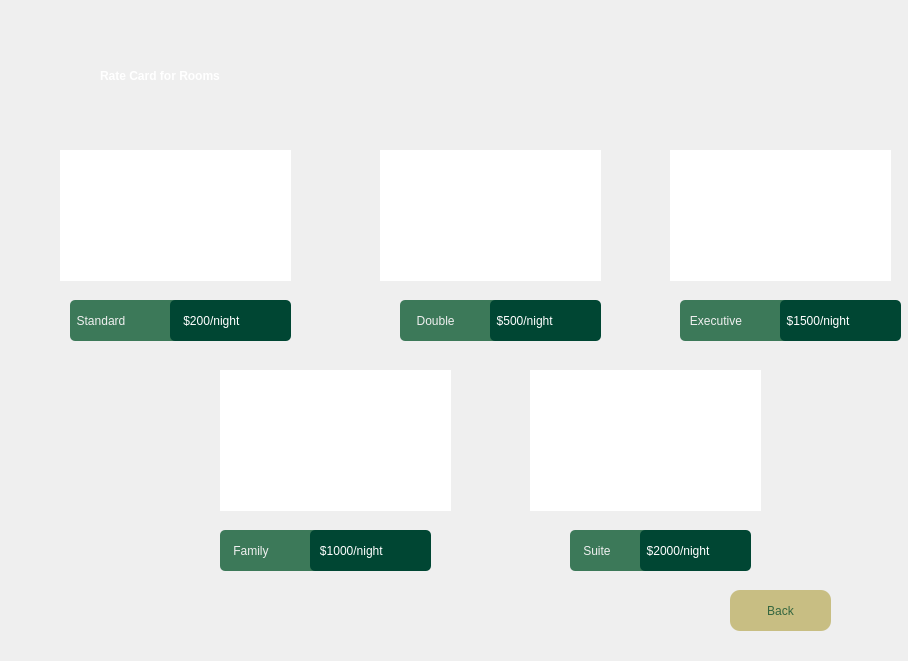
<?xml version="1.0" encoding="UTF-8"?>
<ui version="4.0">
 <class>Dialog</class>
 <widget class="QDialog" name="Dialog">
  <property name="geometry">
   <rect>
    <x>0</x>
    <y>0</y>
    <width>908</width>
    <height>661</height>
   </rect>
  </property>
  <property name="windowTitle">
   <string>Dialog</string>
  </property>
  <widget class="QLabel" name="label">
   <property name="geometry">
    <rect>
     <x>60</x>
     <y>150</y>
     <width>231</width>
     <height>131</height>
    </rect>
   </property>
   <property name="styleSheet">
    <string notr="true">background-color:rgb(255, 255, 255);
border: 2px solid white;
</string>
   </property>
   <property name="text">
    <string/>
   </property>
   <property name="pixmap">
    <pixmap>Standard.jpg</pixmap>
   </property>
   <property name="scaledContents">
    <bool>true</bool>
   </property>
  </widget>
  <widget class="QLabel" name="label_2">
   <property name="geometry">
    <rect>
     <x>380</x>
     <y>150</y>
     <width>221</width>
     <height>131</height>
    </rect>
   </property>
   <property name="styleSheet">
    <string notr="true">background-color:rgb(255, 255, 255);
border: 2px solid white;
</string>
   </property>
   <property name="text">
    <string/>
   </property>
   <property name="pixmap">
    <pixmap>Double.jpg</pixmap>
   </property>
   <property name="scaledContents">
    <bool>true</bool>
   </property>
  </widget>
  <widget class="QLabel" name="label_3">
   <property name="geometry">
    <rect>
     <x>220</x>
     <y>370</y>
     <width>231</width>
     <height>141</height>
    </rect>
   </property>
   <property name="styleSheet">
    <string notr="true">background-color:rgb(255, 255, 255);
border: 2px solid white;
</string>
   </property>
   <property name="text">
    <string/>
   </property>
   <property name="pixmap">
    <pixmap>Family.webp</pixmap>
   </property>
   <property name="scaledContents">
    <bool>true</bool>
   </property>
  </widget>
  <widget class="QLabel" name="label_4">
   <property name="geometry">
    <rect>
     <x>670</x>
     <y>150</y>
     <width>221</width>
     <height>131</height>
    </rect>
   </property>
   <property name="styleSheet">
    <string notr="true">background-color:rgb(255, 255, 255);
border: 2px solid white;
</string>
   </property>
   <property name="text">
    <string/>
   </property>
   <property name="pixmap">
    <pixmap>Executive.jpg</pixmap>
   </property>
   <property name="scaledContents">
    <bool>true</bool>
   </property>
  </widget>
  <widget class="QLabel" name="label_5">
   <property name="geometry">
    <rect>
     <x>530</x>
     <y>370</y>
     <width>231</width>
     <height>141</height>
    </rect>
   </property>
   <property name="styleSheet">
    <string notr="true">background-color:rgb(255, 255, 255);
border: 2px solid white;
</string>
   </property>
   <property name="text">
    <string/>
   </property>
   <property name="pixmap">
    <pixmap>Suite.jpg</pixmap>
   </property>
   <property name="scaledContents">
    <bool>true</bool>
   </property>
  </widget>
  <widget class="QLabel" name="label_6">
   <property name="geometry">
    <rect>
     <x>70</x>
     <y>300</y>
     <width>111</width>
     <height>41</height>
    </rect>
   </property>
   <property name="styleSheet">
    <string notr="true">border-radius: 5px;
font: 75 12pt &quot;Segoe Print&quot;;
background-color: rgb(60, 121, 89);
color: rgb(240, 240, 240);
font: 12pt &quot;Algerian&quot;;

</string>
   </property>
   <property name="text">
    <string>  Standard</string>
   </property>
  </widget>
  <widget class="QLabel" name="label_7">
   <property name="geometry">
    <rect>
     <x>400</x>
     <y>300</y>
     <width>131</width>
     <height>41</height>
    </rect>
   </property>
   <property name="styleSheet">
    <string notr="true">border-radius: 5px;
font: 75 12pt &quot;Segoe Print&quot;;
background-color: rgb(60, 121, 89);
color: rgb(240, 240, 240);
font: 12pt &quot;Algerian&quot;;
</string>
   </property>
   <property name="text">
    <string>     Double</string>
   </property>
  </widget>
  <widget class="QLabel" name="label_8">
   <property name="geometry">
    <rect>
     <x>220</x>
     <y>530</y>
     <width>111</width>
     <height>41</height>
    </rect>
   </property>
   <property name="styleSheet">
    <string notr="true">border-radius: 5px;
font: 75 12pt &quot;Segoe Print&quot;;
background-color: rgb(60, 121, 89);
color: rgb(240, 240, 240);
font: 12pt &quot;Algerian&quot;;

</string>
   </property>
   <property name="text">
    <string>    Family</string>
   </property>
  </widget>
  <widget class="QLabel" name="label_9">
   <property name="geometry">
    <rect>
     <x>680</x>
     <y>300</y>
     <width>121</width>
     <height>41</height>
    </rect>
   </property>
   <property name="styleSheet">
    <string notr="true">border-radius: 5px;
font: 75 12pt &quot;Segoe Print&quot;;
background-color: rgb(60, 121, 89);
color: rgb(240, 240, 240);
font: 12pt &quot;Algerian&quot;;</string>
   </property>
   <property name="text">
    <string>   Executive</string>
   </property>
  </widget>
  <widget class="QLabel" name="label_10">
   <property name="geometry">
    <rect>
     <x>570</x>
     <y>530</y>
     <width>91</width>
     <height>41</height>
    </rect>
   </property>
   <property name="styleSheet">
    <string notr="true">border-radius: 5px;
font: 75 12pt &quot;Segoe Print&quot;;
background-color: rgb(60, 121, 89);
color: rgb(240, 240, 240);
font: 12pt &quot;Algerian&quot;;</string>
   </property>
   <property name="text">
    <string>    Suite</string>
   </property>
  </widget>
  <widget class="QLabel" name="label_11">
   <property name="geometry">
    <rect>
     <x>170</x>
     <y>300</y>
     <width>121</width>
     <height>41</height>
    </rect>
   </property>
   <property name="styleSheet">
    <string notr="true">
font: 12pt &quot;Algerian&quot;;
background-color: rgb(0, 70, 51);
color: rgb(255, 255, 255);
border-radius: 5px;
</string>
   </property>
   <property name="text">
    <string>    $200/night</string>
   </property>
  </widget>
  <widget class="QLabel" name="label_12">
   <property name="geometry">
    <rect>
     <x>490</x>
     <y>300</y>
     <width>111</width>
     <height>41</height>
    </rect>
   </property>
   <property name="styleSheet">
    <string notr="true">
font: 12pt &quot;Algerian&quot;;
background-color: rgb(0, 70, 51);
color: rgb(255, 255, 255);
border-radius: 5px;

</string>
   </property>
   <property name="text">
    <string>  $500/night</string>
   </property>
  </widget>
  <widget class="QLabel" name="label_13">
   <property name="geometry">
    <rect>
     <x>310</x>
     <y>530</y>
     <width>121</width>
     <height>41</height>
    </rect>
   </property>
   <property name="styleSheet">
    <string notr="true">
font: 12pt &quot;Algerian&quot;;
background-color: rgb(0, 70, 51);
color: rgb(255, 255, 255);
border-radius: 5px;

</string>
   </property>
   <property name="text">
    <string>   $1000/night</string>
   </property>
  </widget>
  <widget class="QLabel" name="label_14">
   <property name="geometry">
    <rect>
     <x>780</x>
     <y>300</y>
     <width>121</width>
     <height>41</height>
    </rect>
   </property>
   <property name="styleSheet">
    <string notr="true">
font: 12pt &quot;Algerian&quot;;
background-color: rgb(0, 70, 51);
color: rgb(255, 255, 255);
border-radius: 5px;
</string>
   </property>
   <property name="text">
    <string>  $1500/night</string>
   </property>
  </widget>
  <widget class="QLabel" name="label_15">
   <property name="geometry">
    <rect>
     <x>640</x>
     <y>530</y>
     <width>111</width>
     <height>41</height>
    </rect>
   </property>
   <property name="styleSheet">
    <string notr="true">
font: 12pt &quot;Algerian&quot;;
background-color: rgb(0, 70, 51);
color: rgb(255, 255, 255);
border-radius: 5px;
</string>
   </property>
   <property name="text">
    <string>  $2000/night</string>
   </property>
  </widget>
  <widget class="QPushButton" name="backButton">
   <property name="geometry">
    <rect>
     <x>730</x>
     <y>590</y>
     <width>101</width>
     <height>41</height>
    </rect>
   </property>
   <property name="styleSheet">
    <string notr="true">font: 75 12pt &quot;MS Shell Dlg 2&quot;;
background-color: rgb(200, 190, 131);
color: rgb(52, 102, 63);
border-radius: 10px;
</string>
   </property>
   <property name="text">
    <string>Back</string>
   </property>
  </widget>
  <widget class="QLabel" name="label_16">
   <property name="geometry">
    <rect>
     <x>-30</x>
     <y>0</y>
     <width>941</width>
     <height>671</height>
    </rect>
   </property>
   <property name="text">
    <string/>
   </property>
   <property name="pixmap">
    <pixmap>Green White Minimalist Room Hotel Instagram Post (1).png</pixmap>
   </property>
   <property name="scaledContents">
    <bool>true</bool>
   </property>
  </widget>
  <widget class="QLabel" name="SignUp">
   <property name="geometry">
    <rect>
     <x>100</x>
     <y>40</y>
     <width>311</width>
     <height>71</height>
    </rect>
   </property>
   <property name="styleSheet">
    <string notr="true">font: italic 36pt &quot;Palace Script MT&quot;;
font-weight:bold;
color:white;

border-radius:5px</string>
   </property>
   <property name="text">
    <string>Rate Card for Rooms</string>
   </property>
  </widget>
  <zorder>label_16</zorder>
  <zorder>label</zorder>
  <zorder>label_2</zorder>
  <zorder>label_3</zorder>
  <zorder>label_4</zorder>
  <zorder>label_5</zorder>
  <zorder>label_6</zorder>
  <zorder>label_7</zorder>
  <zorder>label_8</zorder>
  <zorder>label_9</zorder>
  <zorder>label_10</zorder>
  <zorder>label_11</zorder>
  <zorder>label_12</zorder>
  <zorder>label_13</zorder>
  <zorder>label_14</zorder>
  <zorder>label_15</zorder>
  <zorder>backButton</zorder>
  <zorder>SignUp</zorder>
 </widget>
 <resources/>
 <connections/>
</ui>
